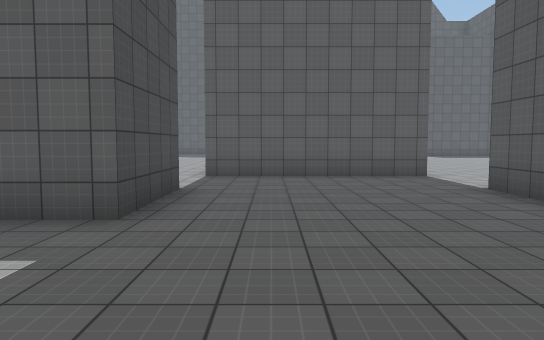
[1] (above)

18 first-person views from a walk through a 3-D level made in the Unity game engine. The camera is 1.5 m above the floor, tilts 4° down and sees 70° across. The floor is counted in squares, 2 m on a side. Each view is taken from the middle of a square. On the plan, view 1 faces up. The plan holds only what a view shows up to about 12 squares ahead; the rest is blank. The place goes on beyond the plan. Surface patterns are stand-ins for the level's own textures.

[2]
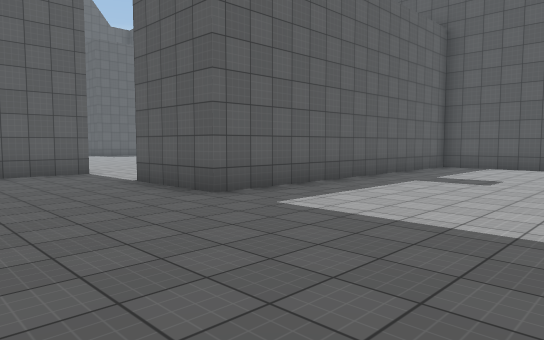

[3]
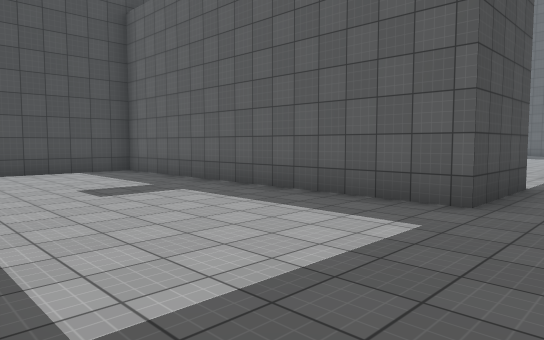

[4]
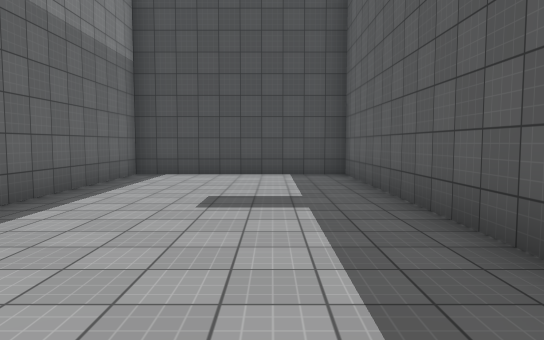

[5]
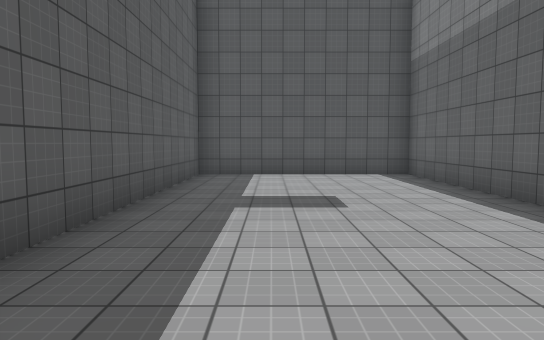

[6]
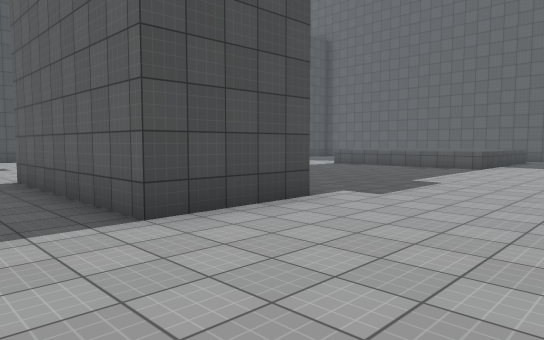

[7]
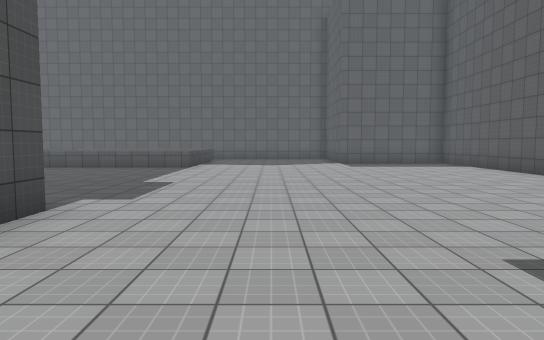

[8]
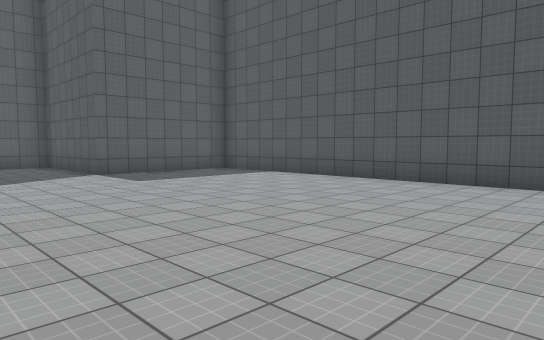

[9]
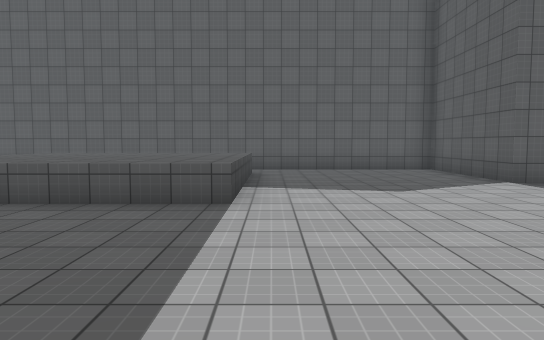

[10]
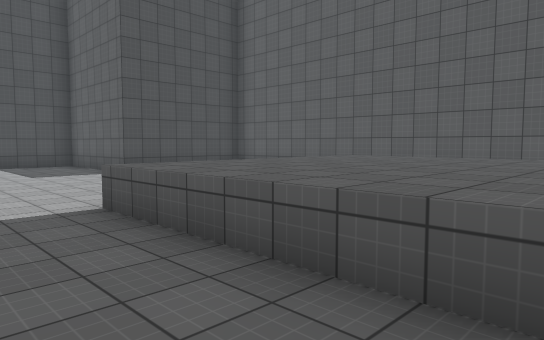

[11]
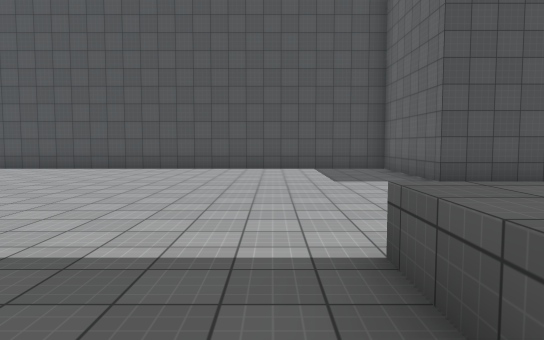

[12]
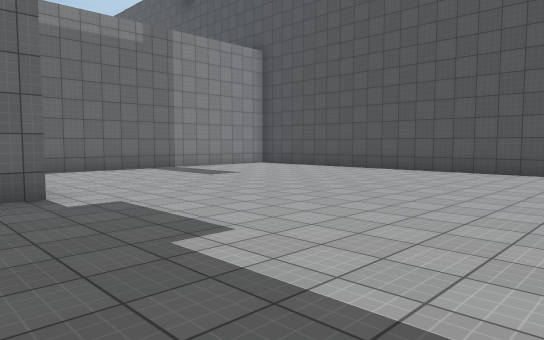

[13]
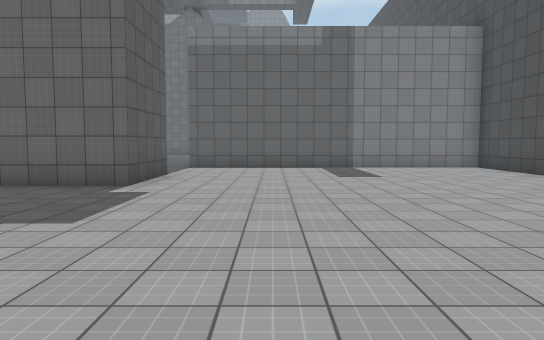

[14]
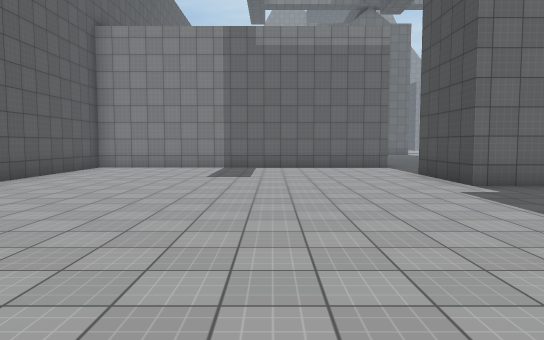

[15]
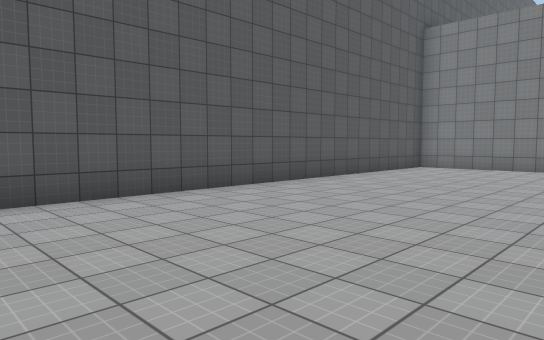

[16]
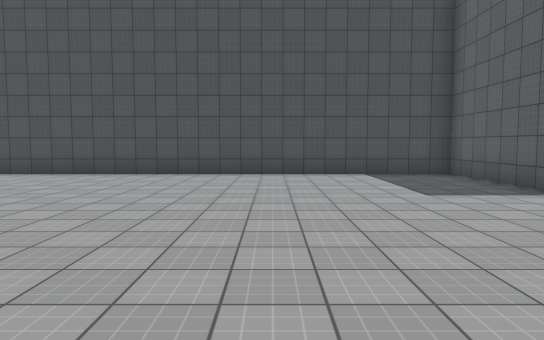

[17]
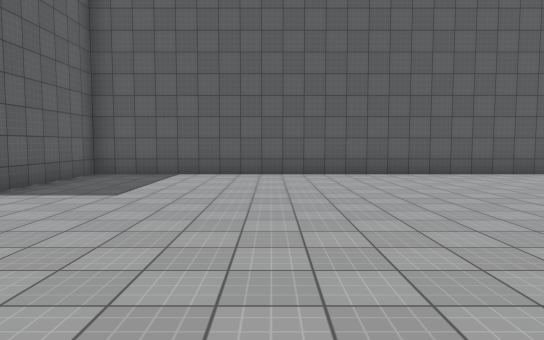

[18]
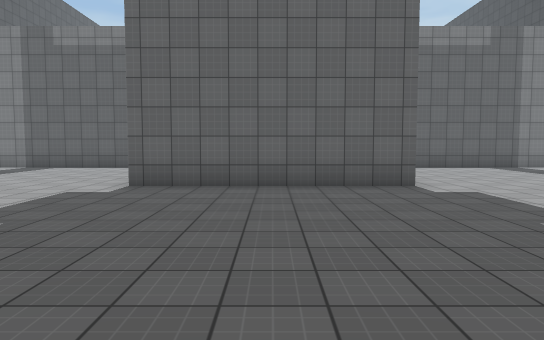

### Floor plan
Key: @ floor where view 1 was taken; # wall or solid block; . floor; ^ raised ledge.
Columns run from 11 left of view 1 to 13 right of it. Each row starts with its distance up from view 1.
 25     #################
 24     #     ..........#
 23     #     ^^^^^.....#
 22 #####     ^^^^^.....#####
 21 #.....    ^^^^^.........#
 20 #.......  ^^^^^.........#
 19 #.........^^^^^.........#
 18 #.......................#
 17 #.......................#
 16 #.......................#
 15 #.......................#
 14 #.......................#
 13 #.......................#
 12 #.......................#
 11 #.........#####.........#
 10 #.........#####.........#
  9 #.........#####.........#
  8 #.......................#
  7 #.......................#
  6 ##########.....##########
  5         ##.....##
  4 ##########.....##########
  3 #.......................#
  2 #.......................#
  1 #.......................#
  0 #..........@............#
 -1 #...... .. . ..   ......#

Positions as (right, up) in squares from view 1, and headings:
1: (0, 0), facing up
2: (0, -1), facing up-right
3: (0, -1), facing up-left
4: (-1, 2), facing left
5: (3, 2), facing right
6: (7, 7), facing up-left
7: (6, 7), facing up
8: (5, 12), facing up-right
9: (4, 14), facing up
10: (3, 17), facing up-left
11: (1, 18), facing left
12: (0, 17), facing down-left
13: (-4, 18), facing down
14: (7, 18), facing down
15: (7, 18), facing down-right
16: (-1, 17), facing left
17: (3, 17), facing right
18: (1, 18), facing down
